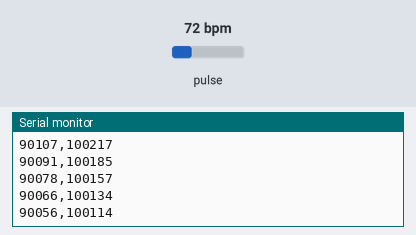
This sketch was run on a simulated Arduino Uno, built with avr-gcc and run on an emulated ATmega328P. Shown: the last lines printed to the serial monitor. The inputs (shaded band) are chosen by the test bench; at power-on: pulse 72 bpm.

Above: at 1.2 s.
1.3 s: pulse set to 42 bpm
At 2.2 s:
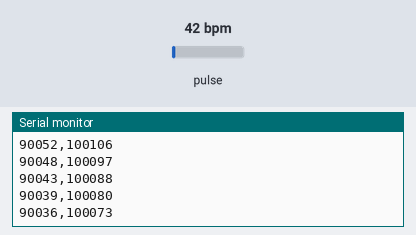
2.8 s: pulse set to 70 bpm
At 3.3 s:
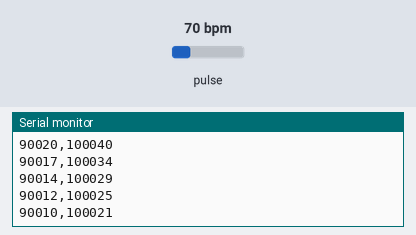
Timing chart, 0 to 5.8 s (numbered marks = the images above; inputs shaded):
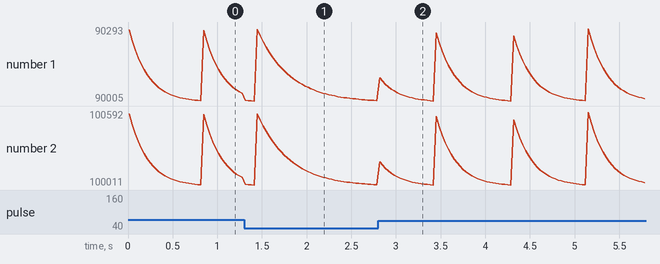

The sketch:

pulsos.ino
```cpp
#include <Wire.h>
#include "MAX30105.h"

MAX30105 particleSensor;

void setup() {
  // Mantenemos 115200 para que el buffer de Python no se llene de basura,
  // pero controlaremos la frecuencia de envío con delay.
  Serial.begin(115200);

  if (!particleSensor.begin(Wire, I2C_SPEED_FAST)) {
    Serial.println("Error_Sensor");
    while (1);
  }

  // Configuración de "baja velocidad" para el sensor
  byte ledBrightness = 60;
  byte sampleAverage = 4;
  byte ledMode = 2;
  int sampleRate = 50;   // Bajamos a 50Hz (mínimo para que sea estable)
  int pulseWidth = 411;
  int adcRange = 4096;

  particleSensor.setup(ledBrightness, sampleAverage, ledMode, sampleRate, pulseWidth, adcRange);
}

void loop() {
  long irValue = particleSensor.getIR();
  long redValue = particleSensor.getRed();

  // Enviamos solo si hay un dedo cerca para no mandar basura a la IA
  if (irValue > 50000) {
    // Formato simple: Rojo,IR
    Serial.print(redValue);
    Serial.print(",");
    Serial.println(irValue);
  }

  // Delay de 20ms = ~50 lecturas por segundo (perfecto para procesar en Python)
  delay(20);
}
```

Measured:
- after the input at 1.3 s, the serial monitor: prints a new line at once (image 1)
- plotted number 2: 100070 → 100013 after the input at 1.3 s
